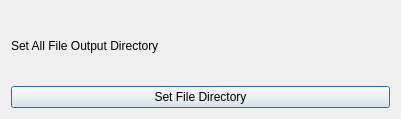
<?xml version="1.0" encoding="UTF-8"?>
<ui version="4.0">
 <class>ActionDialog</class>
 <widget class="QDialog" name="ActionDialog">
  <property name="geometry">
   <rect>
    <x>0</x>
    <y>0</y>
    <width>401</width>
    <height>119</height>
   </rect>
  </property>
  <property name="windowTitle">
   <string>Dialog</string>
  </property>
  <layout class="QGridLayout" name="gridLayout">
   <item row="0" column="0" colspan="2">
    <widget class="QLabel" name="label">
     <property name="text">
      <string>Set All File Output Directory</string>
     </property>
    </widget>
   </item>
   <item row="2" column="0" colspan="2">
    <widget class="QPushButton" name="pushButton">
     <property name="text">
      <string>Set File Directory</string>
     </property>
    </widget>
   </item>
   <item row="1" column="0" colspan="2">
    <layout class="QVBoxLayout" name="verticalLayout">
     <property name="spacing">
      <number>0</number>
     </property>
    </layout>
   </item>
  </layout>
 </widget>
 <resources/>
 <connections/>
</ui>
